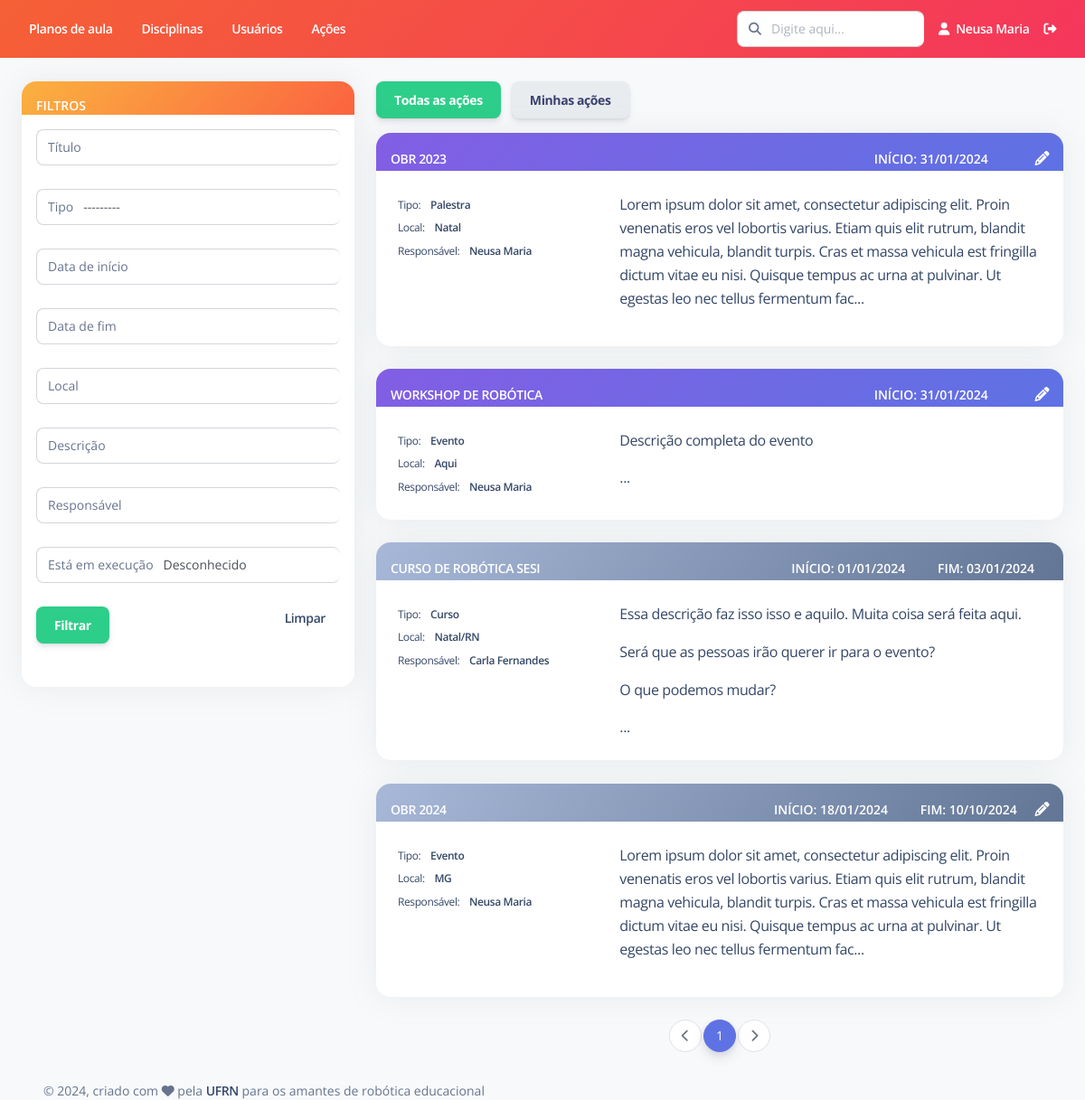
/acoes/listar/ (signed in), run on an earlier commit of the app's database.
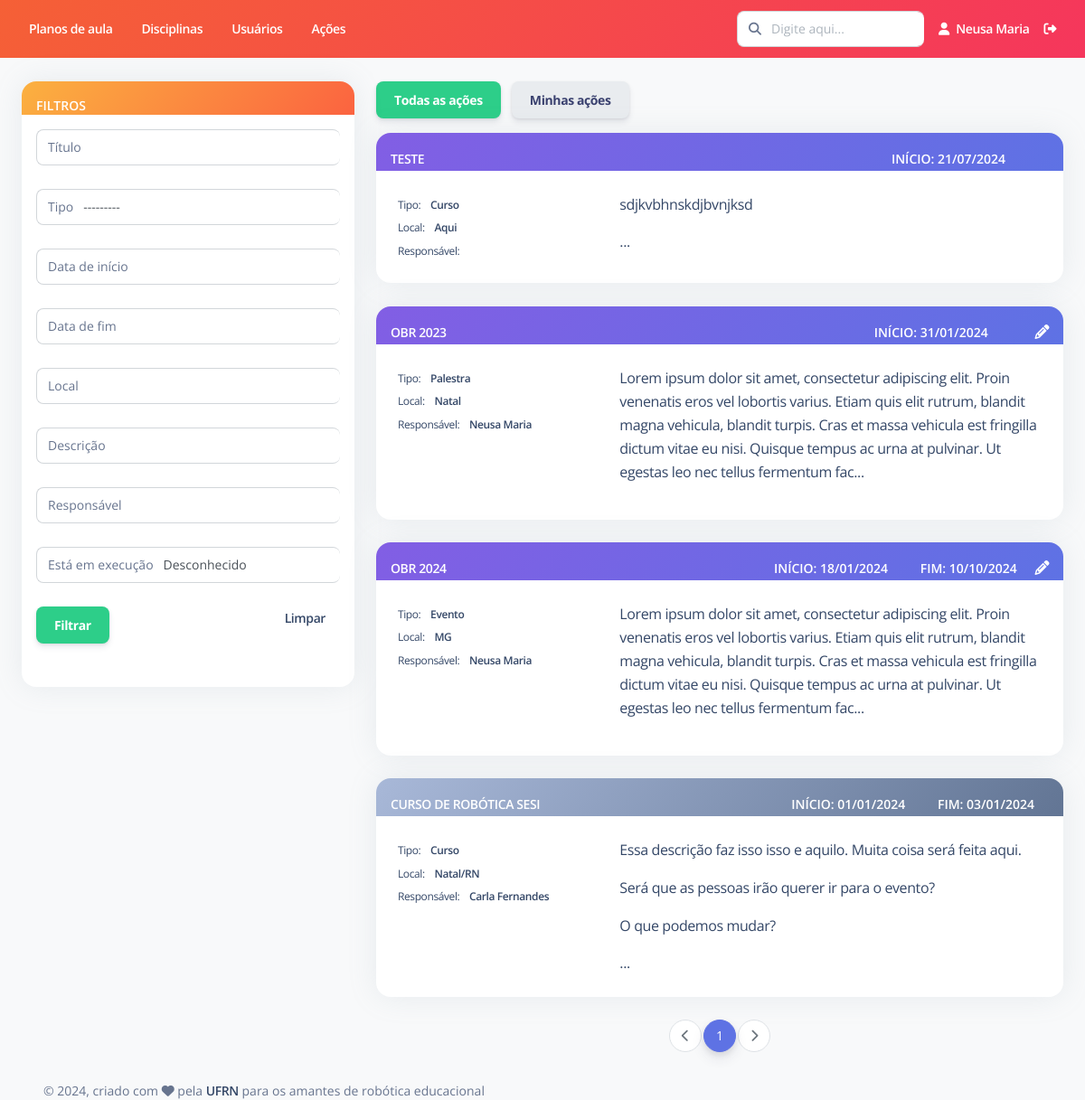
And on a later commit of the database.
### Acoes/models.py (models this page shows, shortened)
class Acoes(models.Model):
    titulo = models.CharField(max_length=500, verbose_name="Título")
    tipo = models.CharField(max_length=8, choices=TIPO, default='Evento')
    data_inicio = models.DateField(default = date.today, verbose_name = "Data de início")
    data_fim = models.DateField(null=True, blank = True, verbose_name = "Data de fim")
    local = models.CharField(max_length=200, null=True, blank=True, verbose_name="Local")
    descricao = models.TextField(null=True, blank=True,verbose_name="Descrição")
    responsavel = models.ForeignKey(Usuario, on_delete=models.RESTRICT,verbose_name="Responsável")
    status = models.BooleanField(default=True, verbose_name = "Está em execução")
    deletada = models.BooleanField(default=False, verbose_name = "Deletado")
    class Meta:
        ordering = ['-status', '-data_inicio', '-data_fim', 'titulo']
        verbose_name = "Ação"
        verbose_name_plural = "Ações"

### Acoes/views.py (the view)
# urls.py: path('listar/', views.ListarTodasAcoes.as_view(), name='listar'),
class ListarTodasAcoes(LoginRequiredMixin, generic.ListView):
    model = Acoes
    template_name = 'Acoes/listar.html'
    context_object_name = 'lista_acoes'
    paginate_by = 10
    def get_queryset(self):
        qs = super().get_queryset()
        acoes_filtradas = AcoesFiltro(self.request.GET, queryset=Acoes.objects.filter(deletada=False))
        qs_filtrada = acoes_filtradas.qs
        return qs_filtrada
    def get_context_data(self,**kwargs):
        context = super(ListarTodasAcoes,self).get_context_data(**kwargs)
        acoes_filtradas = AcoesFiltro(self.request.GET, queryset=Acoes.objects.filter(deletada=False))
        context['acoes_filtradas'] = acoes_filtradas.qs
        context['form_filtro'] = acoes_filtradas.form
        context['exibir_todos'] = True
        return context

### Usuario/models.py (called while the page is built)
    def __str__(self):
        return self.first_name + " " + self.last_name

### templates/Acoes/listar.html (shortened to what this page needs)
{% extends "Base/base.html" %}
{% load static %}
{% load pagination_tags %}
{% load widget_tweaks %}
{% block conteudo %}
<br>
<div class="row">
    <div class="col-md-4 col-lg-4">
        <div class="card border-primary">
            <div class="card-header pb-0 p-3 bg-gradient-warning">
                <p class="text-sm mb-0 text-uppercase text-white font-weight-bold">Filtros</p>
            </div>
            <div class="card-body p-3 overflow-auto">
                <div class="form-group">
                    <form action="" method="get">
                        <div class="input-group">
                            <span class="input-group-text text-body">Título</span>
                            {{form_filtro.titulo|add_class:"form-control"}}
                        </div>
                        <br>
                        <div class="input-group">
                            <span class="input-group-text text-body">Tipo</span>
                            {{form_filtro.tipo|add_class:"form-control"}}
                        </div>
                        <br>
                        <div class="input-group">
                            <span class="input-group-text text-body">Data de início</span>
                            {{form_filtro.data_inicio|add_class:"form-control"}}
                        </div>
                        <br>
                        <div class="input-group">
                            <span class="input-group-text text-body">Data de fim</span>
                            {{form_filtro.data_fim|add_class:"form-control"}}
                        </div>
                        <br>
                        <div class="input-group">
                            <span class="input-group-text text-body">Local</span>
                            {{form_filtro.local|add_class:"form-control"}}
                        </div>
                        <br>
                        <div class="input-group">
                            <span class="input-group-text text-body">Descrição</span>
                            {{form_filtro.descricao|add_class:"form-control"}}
                        </div>
                        <br>
                        <div class="input-group">
                            <span class="input-group-text text-body">Responsável</span>
                            {{form_filtro.responsavel|add_class:"form-control"}}
                        </div>
                        <br>
                        <div class="input-group">
                            <span class="input-group-text text-body">Está em execução</span>
                            {{form_filtro.status|add_class:"form-control"}}
                        </div>
                        <br>
                        <input type="submit" class="btn btn-success" value="Filtrar">
                        <div class="float-end">
                            {% if exibir_todos %}
                                <a href="{% url 'acoes:listar' %}"><span class="text-sm mb-0 font-weight-bold px-3">Limpar</span></a>
                            {% else %}
                                <a href="{% url 'acoes:listar_usuario' pk=user.pk %}"><span class="text-sm mb-0 font-weight-bold px-3">Limpar</span></a>
                            {% endif %}
                        </div>
                    </form>
                </div>
            </div>
        </div>
    </div>
    <div class="col-md-8 col-lg-8">
        {% if exibir_todos %}
            <a href="{% url 'acoes:listar' %}" class="btn btn-success me-2">Todas as ações</a>
            <a href="{% url 'acoes:listar_usuario' pk=user.pk %}" class="btn btn-light me-2">Minhas ações</a>
        {% else %}
            <a href="{% url 'acoes:listar' %}" class="btn btn-light me-2">Todas as ações</a>
            <a href="{% url 'acoes:listar_usuario' pk=user.pk %}" class="btn btn-success me-2">Minhas ações</a>
            <a href="{% url 'acoes:criar' %}" class="btn btn-info me-2 float-end"><i class="fa fa-plus"></i></a>
        {% endif %}
        <br>
        {% now "Y-m-d" as todays_date %}
        {% for acao in lista_acoes %}
            <div class="card">
                {% if acao.data_fim is not None and todays_date > acao.data_fim|date:"Y-m-d" or acao.status is False %}
                    <div id="card_header_informacoes" class="card-header bg-gradient-secondary pb-0 p-3">
                {% else %}
                    <div id="card_header_informacoes" class="card-header bg-gradient-primary pb-0 p-3">
                {% endif %}
                    <span class="text-sm mb-0 text-uppercase text-white font-weight-bold">
                        <a href="{% url 'acoes:detalhes' pk=acao.pk %}" class="text-white">
                            {{acao.titulo}}
                        </a>
                    </span>
                    <div class="float-end">
                        <span class="text-sm mb-0 text-uppercase text-white font-weight-bold px-3">
                            Início: {{ acao.data_inicio|date:"d/m/Y" }}
                        </span>
                        <span class="text-sm mb-0 text-uppercase text-white font-weight-bold px-3">
                            {% if acao.data_fim is not None %}
                                Fim: {{ acao.data_fim|date:"d/m/Y" }}
                            {% endif %}
                        </span>
                        {% if acao.responsavel.username == user.username %}
                            <a href="{% url 'acoes:editar' pk=acao.pk %}" class="text-white">
                                <i class="fa fa-pencil"></i>
                            </a>
                        {% endif %}
                    </div>
                </div>
                <a href="{% url 'acoes:detalhes' pk=acao.pk %}">
                    <div class="card-body row">
                        <div class="col-4">
                            <span class="mb-2 text-xs">Tipo:
                                <span class="text-dark font-weight-bold ms-sm-2">
                                    {{ acao.tipo }}
                                </span>
                            </span>
                            <br>
                            <span class="mb-2 text-xs">Local:
                                <span class="text-dark font-weight-bold ms-sm-2">
                                    {% if acao.local is not None %}
                                        {{ acao.local }}
                                    {% endif %}
                                </span>
                            </span>
                            <br>
                            <span class="mb-2 text-xs">Responsável:
                                <span class="text-dark font-weight-bold ms-sm-2">
                                    {% if acao.responsavel is not None %}
                                        {{ acao.responsavel }}
                                    {% endif %}
                                </span>
                            </span>
                        </div>
                        <div class="col-8">
                            <div class="overflow-auto">
                                {{ acao.descricao|linebreaks|slice:":300" }}...
                            </div>
                        </div>
                    </div>
                </a>
            </div>
            <br>
        {% endfor %}
        <nav class="justify-content-center d-flex pagination">
            <ul class="pagination">
                {% if page_obj.has_previous %}
                    <li class="page-item">
                        <a href="?{% url_replace request 'page' page_obj.previous_page_number %}" class="page-link" aria-label="Previous">
                            <i class="fas fa-chevron-left"></i>
                        </a>
                    </li>
                {% else %}
                    <li class="page-item disabled">
                        <a href="" class="page-link" aria-label="Previous">
                            <i class="fas fa-chevron-left"></i>
                        </a>
                    </li>
                {% endif %}
                {% for i in page_obj.paginator.page_range %}
                    {% if page_obj.number == i %}
                        <li class="active page-item">
                            <span class="page-link">{{ i }} <span class="sr-only">(current)</span></span>
                        </li>
                    {% elif i > page_obj.number|add:'-3' and i < page_obj.number|add:'3' %}
                        <li class="page-item">
                            <a href="?{% url_replace request 'page' i %}" class="page-link">{{ i }}</a>
                        </li>
                    {% endif %}
                {% endfor %}
                {% if page_obj.has_next %}
                    <li class="page-item">
                        <a href="?{% url_replace request 'page' page_obj.next_page_number %}" class="page-link" aria-label="Next">
                            <i class="fas fa-chevron-right"></i>
                        </a>
                    </li>
                {% else %}
                    <li class="page-item disabled">
                        <a href="" class="page-link" aria-label="Next">
                            <i class="fas fa-chevron-right"></i>
                        </a>
                    </li>
                {% endif %}
            </ul>
        </nav>
    </div>
</div>
{% endblock %}

### templates/Base/base.html (shortened to what this page needs)
<!DOCTYPE html>
<html lang="pt-br">
  {% load static %}
<head>
    {% include "Base/cabecalho.html" %}
</head>
<body class="g-sidenav-show bg-gray-100">
  <main class="main-content position-relative border-radius-lg ">
    <nav class="navbar navbar-main navbar-expand-lg px-0 shadow-none bg-gradient-danger" id="navbarBlur" data-scroll="false">
        <div class="container-fluid py-1 px-3">
          {% include "Base/navbar-horizontal.html" %}
        </div>
    </nav>
    <div class="container-fluid">
        {% block conteudo %}
        {% endblock %}
        {% include "Base/rodape.html" %}
    </div>
  </main>
  {% include "Base/scripts.html" %}
</body>
</html>

### templates/Base/cabecalho.html (shortened to what this page needs)
{% load static %}
<link href="{% static 'assets/css/nucleo-icons.css' %}" rel="stylesheet" />
<link href="{% static 'assets/css/nucleo-svg.css' %}" rel="stylesheet" />
<link rel="stylesheet" href="https://cdn.jsdelivr.net/npm/@fortawesome/fontawesome-free@5.15.4/css/fontawesome.min.css">
<link href="{% static 'assets/css/nucleo-svg.css' %}" rel="stylesheet" />
<link id="pagestyle" href="{% static 'assets/css/argon-dashboard.css' %}" rel="stylesheet" />

### templates/Base/navbar-horizontal.html (shortened to what this page needs)
{% load static %}
      <div class="collapse navbar-collapse mt-sm-0 mt-2 me-md-0 me-sm-4" id="navbar">
        <div class="navbar-nav mr-auto">
          <ul class="navbar-nav justify-content-end">
            <li class="nav-item px-3 d-flex align-items-center">
              <a href="{% url 'plano_aula:listar' %}" class="nav-link font-weight-bold px-0 text-white">
                <span class="d-sm-inline d-none">Planos de aula</span>
              </a>
            </li>
            <li class="nav-item px-3 d-flex align-items-center">
              <a href="{% url 'disciplina:listar' %}" class="nav-link font-weight-bold px-0 text-white">
                <span class="d-sm-inline d-none">Disciplinas</span>
              </a>
            </li>
            <li class="nav-item px-3 d-flex align-items-center">
              <a href="" class="nav-link font-weight-bold px-0 text-white">
                <span class="d-sm-inline d-none">Usuários</span>
              </a>
            </li>
            <li class="nav-item px-3 d-flex align-items-center">
              <a href="{% url 'acoes:listar' %}" class="nav-link font-weight-bold px-0 text-white">
                <span class="d-sm-inline d-none">Ações</span>
              </a>
            </li>
          </ul>
        </div>
        <div class="navbar-nav ml-auto collapse navbar-collapse justify-content-end">
          <div class="pe-md-3 d-flex align-items-center">
            <div class="input-group">
              <span class="input-group-text text-body"><i class="fa fa-search" aria-hidden="true"></i></span>
              <input type="text" class="form-control" placeholder="Digite aqui...">
            </div>
          </div>
          <ul class="navbar-nav justify-content-end">
            <li class="nav-item d-flex align-items-center">
              <a href="" class="nav-link font-weight-bold px-0 text-white">
                <i class="fa fa-user me-sm-1"></i>
                <span class="d-sm-inline d-none">{{user.first_name}} {{user.last_name}}</span>
              </a>
            </li>
            <li class="nav-item px-3 d-flex align-items-center">
              <a href="javascript:;" class="nav-link p-0 text-white">
                <i class="fa fa-sign-out-alt fixed-plugin-button-nav cursor-pointer"></i>
              </a>
            </li>
          </ul>
        </div>
      </div>

### templates/Base/rodape.html (shortened to what this page needs)
<footer class="footer pt-3  ">
    <div class="container-fluid">
      <div class="row align-items-center justify-content-lg-between">
        <div class="col-lg-6 mb-lg-0 mb-4">
          <div class="copyright text-center text-sm text-muted text-lg-start">
            © ,
            criado com <i class="fa fa-heart"></i> pela
            <a href="https://www.ufrn.br" class="font-weight-bold" target="_blank">UFRN</a>
            para os amantes de robótica educacional
          </div>
        </div>
      </div>
    </div>
  </footer>

### templates/Base/scripts.html (shortened to what this page needs)
{% load static %}
<link rel="stylesheet" type="text/css" href="http://cdn.datatables.net/1.11.5/css/jquery.dataTables.min.css">

What changed in the data, as far as the page shows it:
no longer on this page (row edited): Acoes: titulo "WORKSHOP DE ROBÓTICA", data_inicio "31/01/2024", tipo "Evento", local "Aqui", responsavel "Neusa Maria", descricao "Descrição completa do evento"
added Acoes: titulo "TESTE", data_inicio "21/07/2024", tipo "Curso", local "Aqui", descricao "sdjkvbhnskdjbvnjksd"
changed Acoes "OBR 2024": status False → True (drawn); moves up the list
